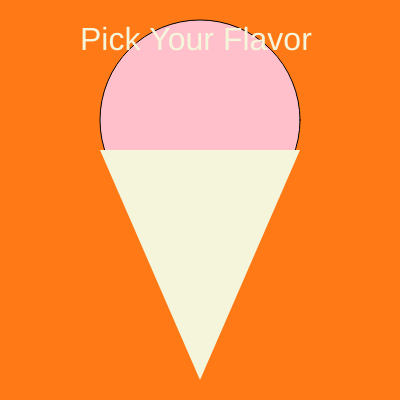
Frame 1 (no input)
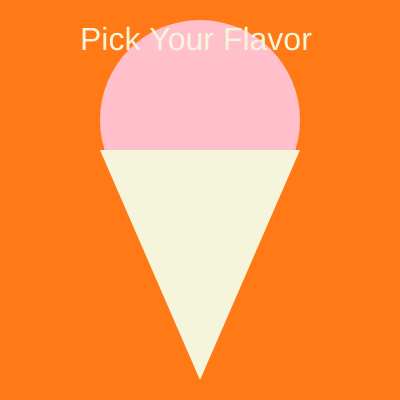
Frame 60 (no input)
Frame 120 (the mouse pressed at the canvas centre since frame 60): identical to frame 60, image omitted

The p5.js sketch that drew these frames (run headless with seeded random() and noise() and a simulated clock; from frame 60 on, the mouse is pressed at the canvas centre):

// p5.js sketch
// ── sketch.js
//Poll

var choices = {
    
    "Chocolate": 0,
    "Vanilla": 0,
    "Strawberry":0,
    "Coffee":0,
  
};

function setup() {  
    createCanvas(400,400);
    console.log(choices);
    console.log(choices["Chocolate"]);
    console.log(choices["Vanilla"]);
    console.log(choices["Strawberry"]);
    console.log(choices["Coffee"]);
}

function draw() {
    background(255,122,23);
    fill ("pink");
    ellipse (width/2, 120, 200,200);
    noStroke();
    fill ("beige");
    triangle(100,150, 300,150, width/2, 380);
    
    textSize(32);         
    text("Pick Your Flavor", 80,50);   
    fill(0,102,153);

}


function keyPressed(){
    //49 ==1, 50==2, 51 ==3, 52==4
    if(keyCode == 49){
        choices["Chocolate"]++;
    }else if(keyCode ==50){
        choices["Vanilla"]++;
    }else if(keyCode ==51){
        choices["Strawberry"]++;
    }else if(keyCode ==52){
        choices["Coffee"]++;
    }
    
    console.log(choices);
    
}
